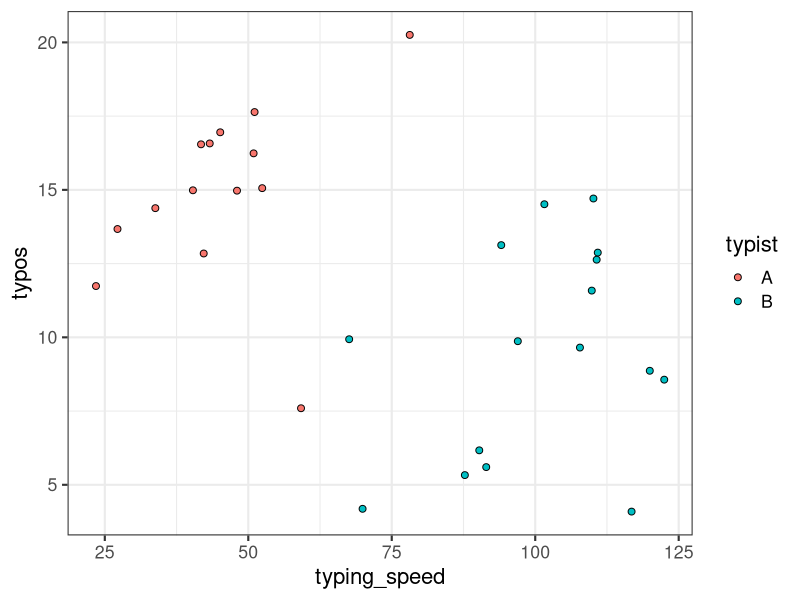

This figure's R source:
## ---- chunk 1
library(tidyverse)
set.seed(222)
theme_set(theme_bw(16))
## ---- chunk 2
B0 <- 10 # intercept
B1 <- 0.1 # Additional typo per increase in typing speed
B2 <- -10 # Difference between typist B and the reference level A
sigma <- 3 # Standard dev of the residuals
## ---- chunk 3
# Sample size
N <- 30

# Typist identities
typist <- sample(c("A", "B"), N, replace = TRUE)

# Dummy variable for typist B
typistB <- ifelse(typist == "B", 1, 0)

# THIS IS THE KEY PART
# The continuous predictor variable is dependent on the categorical variable
typing_speed <- rnorm(N, mean = ifelse(typist == "B", 100, 45), sd = 15)
## ---- chunk 4
expected_typos <- B0 + B1 * typing_speed + B2 * typistB
## ---- chunk 5
typos <- rnorm(
    n = N,
    mean = expected_typos,
    sd = sigma
)
## ---- chunk 6
simulated_typing <- tibble(typing_speed, typos, typist)

ggplot(simulated_typing, aes(typing_speed, typos, fill = typist)) +
    geom_point(size = 2, shape = 21)
## ---- chunk 7
one_predictor_lm <- lm(typos ~ typing_speed, simulated_typing)
summary(one_predictor_lm)
## ---- chunk 8
two_predictor_lm <- lm(typos ~ typing_speed + typist, simulated_typing)
summary(two_predictor_lm)
